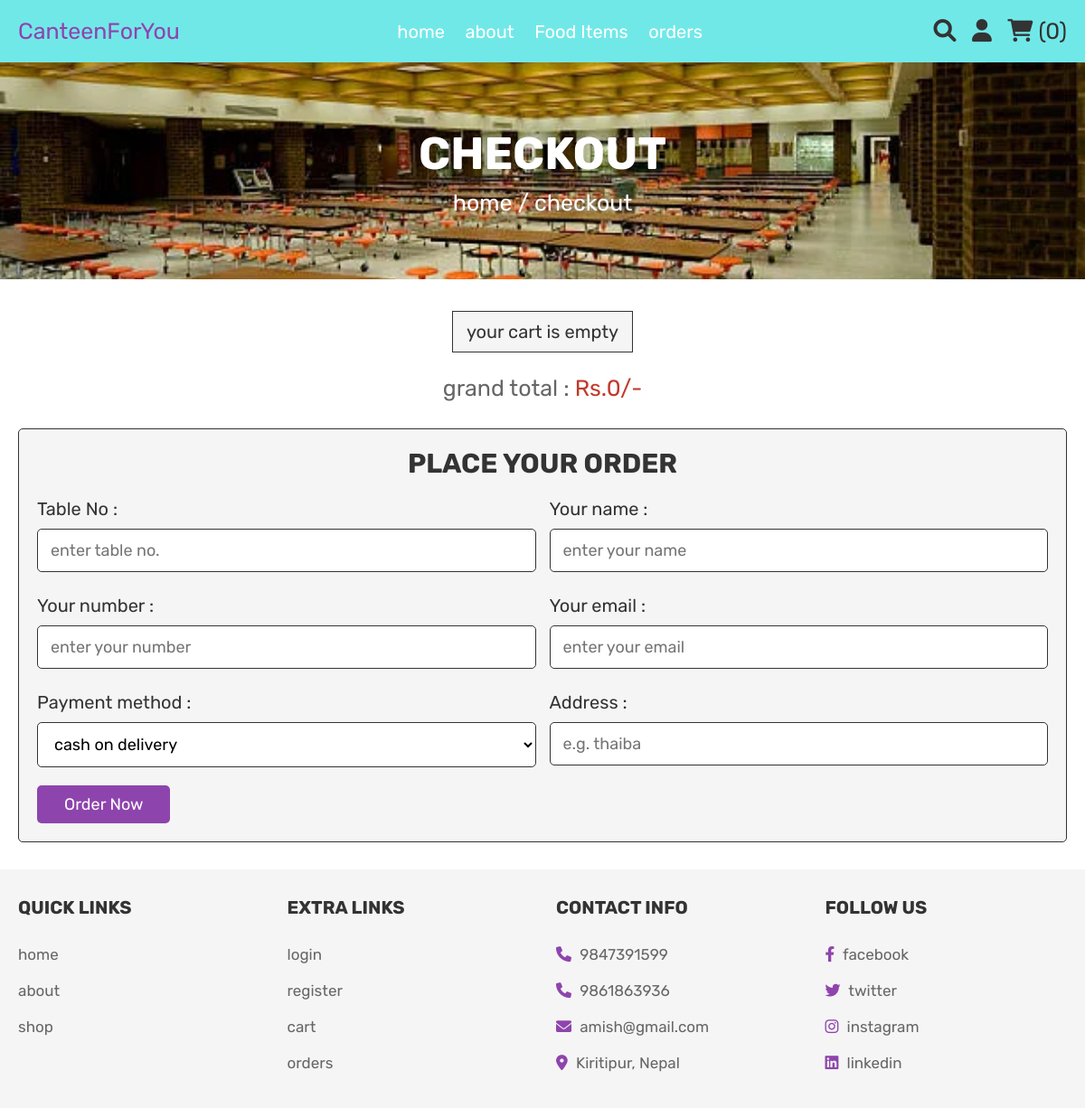
Page /checkout.php (signed in) on the earlier database version.
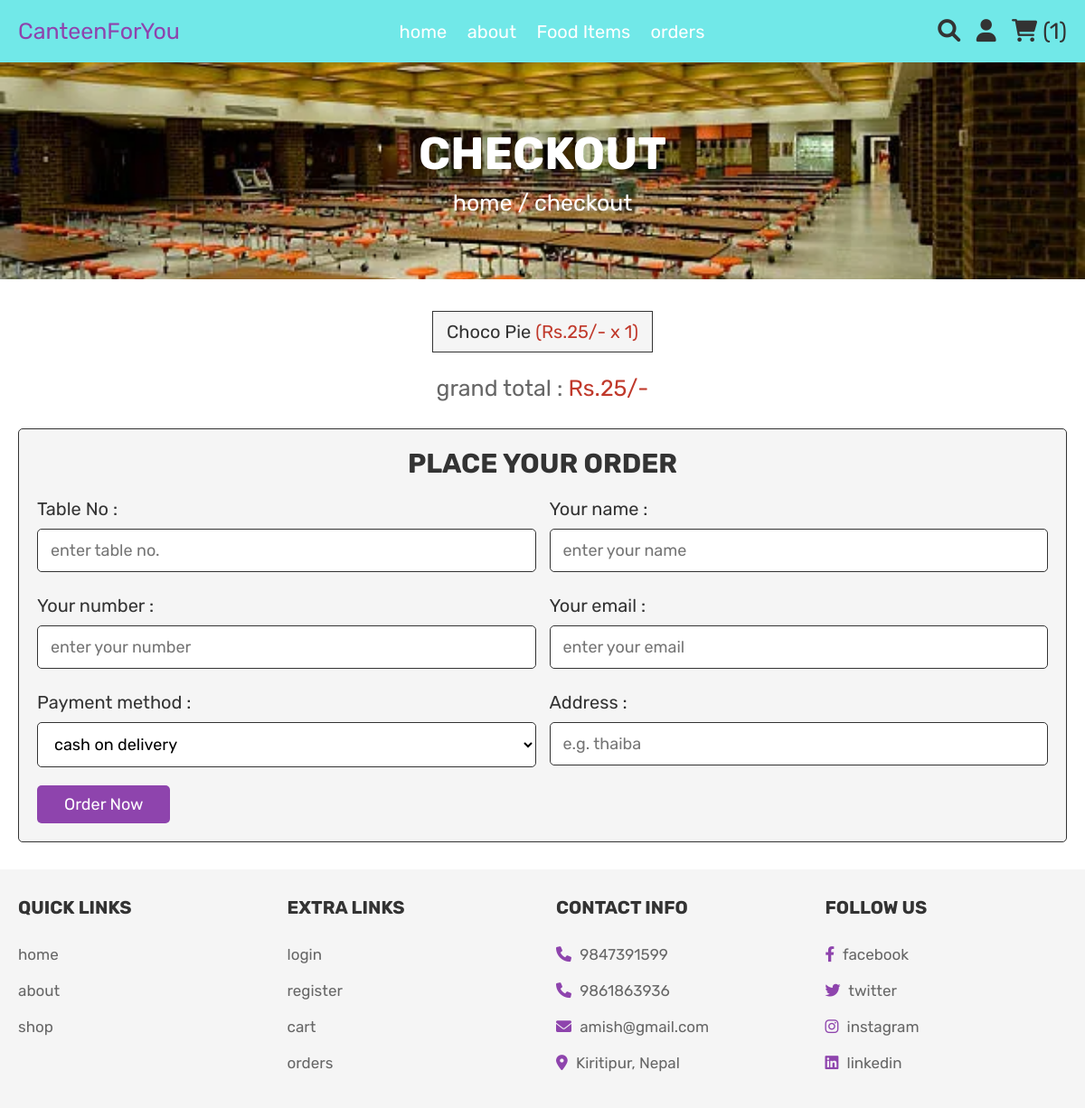
Same page on the later database version.
### tables this page shows
CREATE TABLE `cart` (
  `id` int(100) NOT NULL,
  `itemId` int(11) NOT NULL,
  `user_id` int(100) NOT NULL,
  `name` varchar(100) NOT NULL,
  `price` int(100) NOT NULL,
  `quantity` int(100) NOT NULL,
  `image` varchar(100) NOT NULL
);

### checkout.php (the view, shortened to what this page needs)
<?php
include 'config.php';
$user_id = $_SESSION['user_id'];
$email = $name = $address = $repassword =$number = $password = $user_type = '';
?>
<!DOCTYPE html>
<html lang="en">
<head>
   <link rel="stylesheet" href="https://cdnjs.cloudflare.com/ajax/libs/font-awesome/6.0.0/css/all.min.css">
   <link rel="stylesheet" href="css/style.css?v=<?php echo time();?>">
</head>
<body>
<?php include 'header.php'; ?>
<div class="heading">
   <h3>checkout</h3>
   <p> <a href="home.php">home</a> / checkout </p>
</div>
<section class="display-order">
   <?php
      $grand_total = 0;
      $select_cart = mysqli_query($conn, "SELECT * FROM `cart` WHERE user_id = '$user_id'") or die('query failed');
      if(mysqli_num_rows($select_cart) > 0){
         while($fetch_cart = mysqli_fetch_assoc($select_cart)){
            $total_price = ($fetch_cart['price'] * $fetch_cart['quantity']);
            $grand_total += $total_price;
   ?>
   <p> <?php echo $fetch_cart['name']; ?> <span>(<?php echo 'Rs.'.$fetch_cart['price'].'/-'.' x '. $fetch_cart['quantity']; ?>)</span> </p>
   <?php
      }
   }else{
      echo '<p class="empty">your cart is empty</p>';
   }
   ?>
   <div class="grand-total"> grand total : <span>Rs.<?php echo $grand_total; ?>/-</span> </div>
</section>
<section class="checkout">
   <form action="" method="post">
      <h3>place your order</h3>
      <div class="flex">
         <div class="inputBox">
            <span>Table No :</span>
            <input type="number" min="1" name="tableNo"  placeholder="enter table no." value="<?php echo $tableNo?>"/>
         </div>
         <div class="inputBox">
            <span>Your name :</span>
            <input type="text" name="name"  placeholder="enter your name" value="<?php echo $name?>"/>
         </div>
         <div class="inputBox">
            <span>Your number :</span>
            <input type="number" name="number"  placeholder="enter your number"value="<?php echo $number?>"/>
         </div>
         <div class="inputBox">
            <span>Your email :</span>
            <input type="email" name="email"  placeholder="enter your email" value="<?php echo $email?>"/>
         </div>
         <div class="inputBox">
            <span>Payment method :</span>
            <select name="method">
               <option value="cash on delivery">cash on delivery</option>
            </select>
         </div>
         <div class="inputBox">
            <span>Address :</span>
            <input type="text" name="address"  placeholder="e.g. thaiba" value="<?php echo $address?>">
         </div>
      </div>
      <input type="submit" value="order now" class="btn" name="order_btn">
   </form>
</section>
<?php include 'footer.php'; ?>
</body>
</html>

### header.php (shortened to what this page needs)
<header class="header">
   <div class="header-2">
      <div class="flex">
         <a href="home.php" class="logo">CanteenForYou   </a>
         <nav class="navbar">
            <a href="home.php">home</a>
            <a href="about.php">about</a>
            <a href="shop.php">Food Items</a>
            <a href="orders.php">orders</a>
         </nav>
         <div class="icons">
            <a href="search_page.php" class="fas fa-search"></a>
            <div id="user-btn" class="fas fa-user"></div>
            <?php
               $select_cart_number = mysqli_query($conn, "SELECT * FROM `cart` WHERE user_id = '$user_id'") or die('query failed');
               $cart_rows_number = mysqli_num_rows($select_cart_number);
            ?>
            <a href="cart.php"> <i class="fas fa-shopping-cart"></i> <span>(<?php echo $cart_rows_number; ?>)</span> </a>
         </div>
      </div>
   </div>
</header>

Differences in the rows shown:
added cart: name "Choco Pie", price "25", quantity "1"
Other differences:
$cart_rows_number: "0" → "1"
$grand_total: "0" → "25"
text no longer shown: "your cart is empty"
